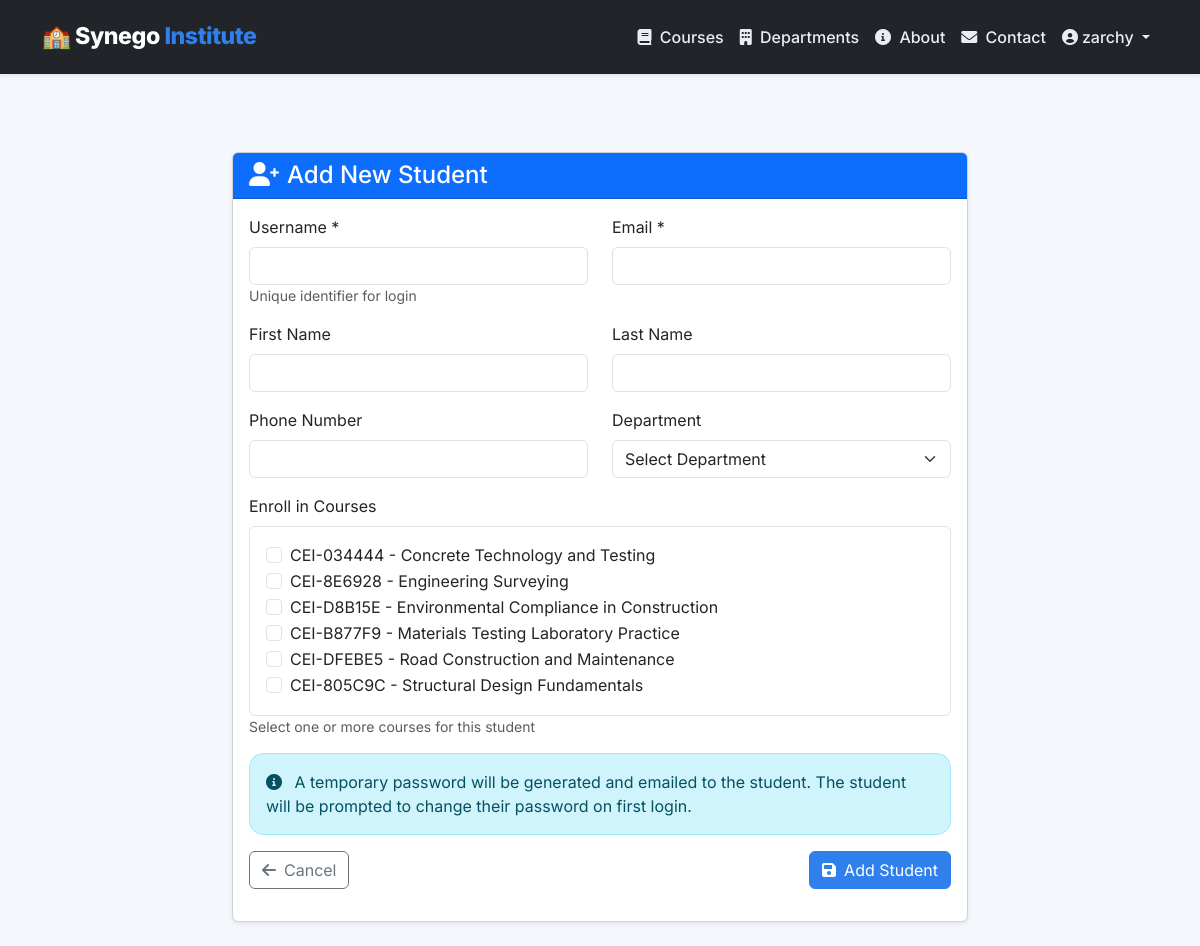
Screenshot of /admin-panel/users/add/ (signed in) with the database file from the repository.
### lms/models.py (models this page shows, shortened)
class User(AbstractUser):
    ROLE_CHOICES = (
        ('admin', 'Administrator'),
        ('instructor', 'Instructor'),
        ('learner', 'Learner'),
        ('dept_head', 'Department Head'),
        ('approver', 'Approver'),
    )
    GENDER_CHOICES = (
        ('M', 'Male'),
        ('F', 'Female'),
        ('O', 'Other'),
    )
    role = models.CharField(max_length=20, choices=ROLE_CHOICES, default='learner')
    department = models.ForeignKey(
        'Department', null=True, blank=True, on_delete=models.SET_NULL,
        related_name='members'
    )
    phone_number = models.CharField(max_length=20, blank=True)
    address = models.TextField(blank=True)
    gender = models.CharField(max_length=1, choices=GENDER_CHOICES, blank=True)
    date_of_birth = models.DateField(null=True, blank=True)
    profile_picture = models.ImageField(upload_to='profile_pics/', null=True, blank=True)
    is_approved = models.BooleanField(default=False)
    approval_token = models.UUIDField(unique=True, null=True, blank=True)
    approval_token_created_at = models.DateTimeField(null=True, blank=True)
    temp_password = models.CharField(max_length=128, blank=True)
    temp_password_created_at = models.DateTimeField(null=True, blank=True)
    google_access_token = models.TextField(blank=True)
    google_refresh_token = models.TextField(blank=True)
    google_token_expiry = models.DateTimeField(null=True, blank=True)
    last_active = models.DateTimeField(auto_now=True)
    login_count = models.PositiveIntegerField(default=0)
    failed_login_attempts = models.PositiveIntegerField(default=0)
    account_locked_until = models.DateTimeField(null=True, blank=True)
    email_verified = models.BooleanField(default=False)
    email_verification_token = models.UUIDField(unique=True, null=True, blank=True)
    receive_notifications = models.BooleanField(default=True)
    language = models.CharField(max_length=10, default='en')
    class Meta:
        indexes = [
            models.Index(fields=['email']),
            models.Index(fields=['role', 'is_approved']),
            models.Index(fields=['username']),
            models.Index(fields=['last_active']),
        ]

class Course(models.Model):
    DIFFICULTY_CHOICES = (
        ('beginner', 'Beginner'),
        ('intermediate', 'Intermediate'),
        ('advanced', 'Advanced'),
    )
    STATUS_CHOICES = (
        ('draft', 'Draft'),
        ('published', 'Published'),
        ('archived', 'Archived'),
    )
    department = models.ForeignKey(Department, on_delete=models.CASCADE, related_name='courses')
    title = models.CharField(max_length=200)
    slug = models.SlugField(unique=True, blank=True)
    code = models.CharField(max_length=20, unique=True, help_text="Course code (e.g., BLCK-101)")
    description = models.TextField()
    learning_objectives = models.TextField(help_text="What students will learn")
    prerequisites = models.TextField(blank=True, help_text="Required prior knowledge")
    duration = models.CharField(max_length=50, help_text="e.g., '3 months', '6 weeks'")
    estimated_hours = models.PositiveIntegerField(default=40, help_text="Total estimated study hours")
    difficulty = models.CharField(max_length=20, choices=DIFFICULTY_CHOICES, default='beginner')
    price = models.DecimalField(max_digits=10, decimal_places=2, default=0.00)
    currency = models.CharField(max_length=3, default='USD')
    assignment_weight = models.PositiveIntegerField(default=70, validators=[MinValueValidator(0), MaxValueValidator(100)])
    project_weight = models.PositiveIntegerField(default=30, validators=[MinValueValidator(0), MaxValueValidator(100)])
    require_quiz_pass = models.BooleanField(default=True)
    quiz_pass_score = models.PositiveIntegerField(default=70, validators=[MinValueValidator(0), MaxValueValidator(100)])
    thumbnail = models.ImageField(upload_to='course_thumbnails/', null=True, blank=True)
    promo_video_url = models.URLField(blank=True)
    google_classroom_id = models.CharField(max_length=100, blank=True, unique=True, null=True)
    certificate_template = models.FileField(
        upload_to='cert_templates/',
        null=True, blank=True,
        validators=[FileExtensionValidator(['pdf'])]
    )
    status = models.CharField(max_length=20, choices=STATUS_CHOICES, default='draft')
    is_active = models.BooleanField(default=True)
    created_at = models.DateTimeField(auto_now_add=True)
    updated_at = models.DateTimeField(auto_now=True)
    published_at = models.DateTimeField(null=True, blank=True)
    class Meta:
        ordering = ['title']
        indexes = [
            models.Index(fields=['department', 'status']),
            models.Index(fields=['slug']),
            models.Index(fields=['code']),
            models.Index(fields=['difficulty']),
        ]

### lms/views.py (the view, shortened to what this page needs)
# urls.py: path('admin-panel/users/add/', views.admin_add_student, name='admin_add_student'),
@admin_required
def admin_add_student(request):
    departments = Department.objects.filter(status='active')
    courses = Course.objects.filter(status='published', is_active=True)
    context = {
        'departments': departments,
        'courses': courses,
    }
    return render(request, 'lms/admin/add_student.html', context)

### lms/context_processors.py (called while the page is built)
def app_info(request):
    return {
        "APP_NAME": "Synego Training Institute",
    }

### lms/views.py (called while the page is built)
def admin_required(view_func):
    return user_passes_test(lambda u: u.is_authenticated and (u.role == 'admin' or u.is_superuser))(view_func)

### lms/templates/lms/admin/add_student.html (shortened to what this page needs)
{% extends "lms/base.html" %}
{% block content %}
<div class="container py-4">
    <div class="row justify-content-center">
        <div class="col-lg-8">
            <div class="card shadow-sm">
                <div class="card-header bg-primary text-white">
                    <h4 class="mb-0"><i class="fas fa-user-plus me-2"></i>Add New Student</h4>
                </div>
                <div class="card-body">
                    <form method="post">
                        <div class="row">
                            <div class="col-md-6 mb-3">
                                <label for="username" class="form-label">Username *</label>
                                <input type="text" name="username" id="username" class="form-control" required>
                                <small class="text-muted">Unique identifier for login</small>
                            </div>
                            <div class="col-md-6 mb-3">
                                <label for="email" class="form-label">Email *</label>
                                <input type="email" name="email" id="email" class="form-control" required>
                            </div>
                        </div>
                        <div class="row">
                            <div class="col-md-6 mb-3">
                                <label for="first_name" class="form-label">First Name</label>
                                <input type="text" name="first_name" id="first_name" class="form-control">
                            </div>
                            <div class="col-md-6 mb-3">
                                <label for="last_name" class="form-label">Last Name</label>
                                <input type="text" name="last_name" id="last_name" class="form-control">
                            </div>
                        </div>
                        <div class="row">
                            <div class="col-md-6 mb-3">
                                <label for="phone_number" class="form-label">Phone Number</label>
                                <input type="tel" name="phone_number" id="phone_number" class="form-control">
                            </div>
                            <div class="col-md-6 mb-3">
                                <label for="department_id" class="form-label">Department</label>
                                <select name="department_id" id="department_id" class="form-select">
                                    <option value="">Select Department</option>
                                </select>
                            </div>
                        </div>
                        <div class="mb-3">
                            <label class="form-label">Enroll in Courses</label>
                            <div class="border rounded p-3" style="max-height: 200px; overflow-y: auto;">
                                {% for course in courses %}
                                    <div class="form-check">
                                        <input type="checkbox" name="course_ids" value="{{ course.id }}" id="course_{{ course.id }}" class="form-check-input">
                                        <label for="course_{{ course.id }}" class="form-check-label">
                                            {{ course.code }} - {{ course.title }}
                                        </label>
                                    </div>
                                {% endfor %}
                            </div>
                            <small class="text-muted">Select one or more courses for this student</small>
                        </div>
                        <div class="alert alert-info">
                            <i class="fas fa-info-circle me-2"></i>
                            A temporary password will be generated and emailed to the student.
                            The student will be prompted to change their password on first login.
                        </div>
                        <div class="d-flex justify-content-between">
                            <a href="{% url 'lms:admin_users' %}" class="btn btn-outline-secondary">
                                <i class="fas fa-arrow-left me-2"></i>Cancel
                            </a>
                            <button type="submit" class="btn btn-primary">
                                <i class="fas fa-save me-2"></i>Add Student
                            </button>
                        </div>
                    </form>
                </div>
            </div>
        </div>
    </div>
</div>
{% endblock %}

### lms/templates/lms/base.html (shortened to what this page needs)
﻿<!DOCTYPE html>
<html lang="en">
<head>
    <link href="https://cdn.jsdelivr.net/npm/bootstrap@5.3.0-alpha1/dist/css/bootstrap.min.css" rel="stylesheet">
    <link rel="stylesheet" href="https://cdnjs.cloudflare.com/ajax/libs/font-awesome/6.0.0/css/all.min.css">
</head>
<body>
    <nav class="navbar navbar-expand-lg navbar-dark bg-dark fixed-top shadow-sm">
        <div class="container">
            <a class="navbar-brand" href="{% url 'lms:index' %}">
                🏫 Synego <span>Institute</span>
            </a>
            <div class="collapse navbar-collapse" id="navbarNav">
                <ul class="navbar-nav ms-auto align-items-lg-center">
                    <li class="nav-item">
                        <a class="nav-link" href="{% url 'lms:course_list' %}"><i class="fas fa-book me-1"></i> Courses</a>
                    </li>
                    <li class="nav-item">
                        <a class="nav-link" href="{% url 'lms:department_list' %}"><i class="fas fa-building me-1"></i> Departments</a>
                    </li>
                    <li class="nav-item">
                        <a class="nav-link" href="{% url 'lms:about' %}"><i class="fas fa-info-circle me-1"></i> About</a>
                    </li>
                    <li class="nav-item">
                        <a class="nav-link" href="{% url 'lms:contact' %}"><i class="fas fa-envelope me-1"></i> Contact</a>
                    </li>
                    {% if user.is_authenticated %}
                        <li class="nav-item dropdown">
                            <a class="nav-link dropdown-toggle" href="#" role="button" data-bs-toggle="dropdown">
                                <i class="fas fa-user-circle me-1"></i>{{ user.first_name|default:user.username }}
                            </a>
                        </li>
                    {% endif %}
                </ul>
            </div>
        </div>
    </nav>
    <main>
        {% block content %}{% endblock %}
    </main>
</body>
</html>

### lms/templates/lms/base.html (style rules this page uses)
:root { --primary-color: #1f3a5d; --secondary-color: #2f80ed; --accent-color: #17a2b8; --bg-light: #f4f7fb; --bg-dark: #1d2833; --text-muted: #6c7a91; --surface: #ffffff; --surface-alt: #f9fbff; }
* { box-sizing: border-box; }
body { font-family: 'Inter', sans-serif; background-color: var(--bg-light); color: #1f2835; margin: 0; padding-top: 80px; }
.navbar { padding: 0.9rem 1rem; transition: background-color 0.3s ease; }
.navbar-brand { font-weight: 800; letter-spacing: -0.02em; font-size: 1.45rem; }
.navbar-brand span { color: var(--secondary-color); }
.navbar-nav .nav-link { color: #e9edf5; font-weight: 500; }
.btn-primary { background-color: var(--secondary-color); border-color: var(--secondary-color); }
.alert { border-radius: 14px; }

### rows the page displays
User: first_name "zarchy"
Course: code "CEI-034444", title "Concrete Technology and Testing"
Course: code "CEI-8E6928", title "Engineering Surveying"
Course: code "CEI-D8B15E", title "Environmental Compliance in Construction"
Course: code "CEI-B877F9", title "Materials Testing Laboratory Practice"
Course: code "CEI-DFEBE5", title "Road Construction and Maintenance"
Course: code "CEI-805C9C", title "Structural Design Fundamentals"
